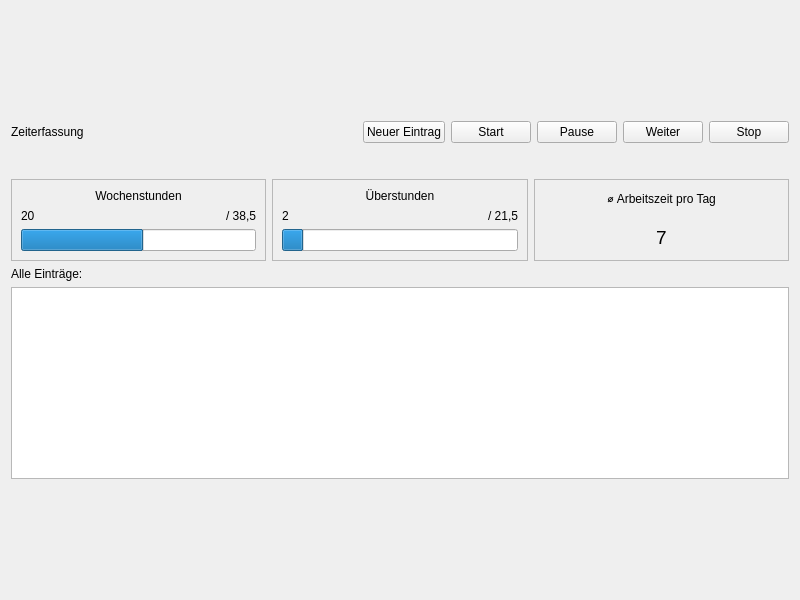
<?xml version="1.0" encoding="UTF-8"?>
<ui version="4.0">
 <class>Timetracker</class>
 <widget class="QWidget" name="Timetracker">
  <property name="geometry">
   <rect>
    <x>0</x>
    <y>0</y>
    <width>800</width>
    <height>600</height>
   </rect>
  </property>
  <property name="windowTitle">
   <string>Form</string>
  </property>
  <layout class="QHBoxLayout" name="horizontalLayout">
   <item>
    <layout class="QVBoxLayout" name="verticalLayout">
     <item>
      <spacer name="verticalSpacer">
       <property name="orientation">
        <enum>Qt::Vertical</enum>
       </property>
       <property name="sizeHint" stdset="0">
        <size>
         <width>20</width>
         <height>40</height>
        </size>
       </property>
      </spacer>
     </item>
     <item>
      <layout class="QHBoxLayout" name="horizontalLayout_5">
       <item>
        <widget class="QLabel" name="header">
         <property name="text">
          <string>Zeiterfassung</string>
         </property>
        </widget>
       </item>
       <item>
        <spacer name="horizontalSpacer">
         <property name="orientation">
          <enum>Qt::Horizontal</enum>
         </property>
         <property name="sizeHint" stdset="0">
          <size>
           <width>40</width>
           <height>20</height>
          </size>
         </property>
        </spacer>
       </item>
       <item>
        <widget class="QPushButton" name="button_neu">
         <property name="cursor">
          <cursorShape>PointingHandCursor</cursorShape>
         </property>
         <property name="text">
          <string>Neuer Eintrag</string>
         </property>
         <property name="default">
          <bool>false</bool>
         </property>
         <property name="flat">
          <bool>false</bool>
         </property>
        </widget>
       </item>
       <item>
        <widget class="QPushButton" name="button_start">
         <property name="cursor">
          <cursorShape>PointingHandCursor</cursorShape>
         </property>
         <property name="text">
          <string>Start</string>
         </property>
         <property name="default">
          <bool>false</bool>
         </property>
        </widget>
       </item>
       <item>
        <widget class="QPushButton" name="button_pause">
         <property name="cursor">
          <cursorShape>PointingHandCursor</cursorShape>
         </property>
         <property name="text">
          <string>Pause</string>
         </property>
        </widget>
       </item>
       <item>
        <widget class="QPushButton" name="button_weiter">
         <property name="cursor">
          <cursorShape>PointingHandCursor</cursorShape>
         </property>
         <property name="text">
          <string>Weiter</string>
         </property>
        </widget>
       </item>
       <item>
        <widget class="QPushButton" name="button_stop">
         <property name="cursor">
          <cursorShape>PointingHandCursor</cursorShape>
         </property>
         <property name="text">
          <string>Stop</string>
         </property>
        </widget>
       </item>
      </layout>
     </item>
     <item>
      <spacer name="verticalSpacer_3">
       <property name="orientation">
        <enum>Qt::Vertical</enum>
       </property>
       <property name="sizeType">
        <enum>QSizePolicy::Preferred</enum>
       </property>
       <property name="sizeHint" stdset="0">
        <size>
         <width>20</width>
         <height>30</height>
        </size>
       </property>
      </spacer>
     </item>
     <item>
      <layout class="QHBoxLayout" name="horizontalLayout_2">
       <item>
        <widget class="QFrame" name="frame">
         <property name="frameShape">
          <enum>QFrame::StyledPanel</enum>
         </property>
         <property name="frameShadow">
          <enum>QFrame::Sunken</enum>
         </property>
         <property name="lineWidth">
          <number>2</number>
         </property>
         <layout class="QVBoxLayout" name="verticalLayout_3">
          <item>
           <widget class="QLabel" name="label_wochenstunden">
            <property name="text">
             <string>Wochenstunden</string>
            </property>
            <property name="alignment">
             <set>Qt::AlignCenter</set>
            </property>
            <property name="labeltype" stdset="0">
             <string>data_header</string>
            </property>
           </widget>
          </item>
          <item>
           <layout class="QHBoxLayout" name="horizontalLayout_3">
            <item>
             <widget class="QLabel" name="wochenstunden_aktuell">
              <property name="sizePolicy">
               <sizepolicy hsizetype="Preferred" vsizetype="Preferred">
                <horstretch>0</horstretch>
                <verstretch>0</verstretch>
               </sizepolicy>
              </property>
              <property name="text">
               <string>20</string>
              </property>
              <property name="alignment">
               <set>Qt::AlignLeading|Qt::AlignLeft|Qt::AlignVCenter</set>
              </property>
              <property name="labeltype" stdset="0">
               <string>current_value</string>
              </property>
             </widget>
            </item>
            <item>
             <widget class="QLabel" name="wochenstunden_max">
              <property name="sizePolicy">
               <sizepolicy hsizetype="Preferred" vsizetype="Preferred">
                <horstretch>0</horstretch>
                <verstretch>0</verstretch>
               </sizepolicy>
              </property>
              <property name="text">
               <string>/ 38,5</string>
              </property>
              <property name="alignment">
               <set>Qt::AlignRight|Qt::AlignTrailing|Qt::AlignVCenter</set>
              </property>
              <property name="labeltype" stdset="0">
               <string>max_value</string>
              </property>
             </widget>
            </item>
           </layout>
          </item>
          <item>
           <widget class="QProgressBar" name="progress_wochenstunden">
            <property name="sizePolicy">
             <sizepolicy hsizetype="Preferred" vsizetype="Preferred">
              <horstretch>0</horstretch>
              <verstretch>0</verstretch>
             </sizepolicy>
            </property>
            <property name="minimumSize">
             <size>
              <width>0</width>
              <height>0</height>
             </size>
            </property>
            <property name="maximum">
             <number>100</number>
            </property>
            <property name="value">
             <number>52</number>
            </property>
            <property name="alignment">
             <set>Qt::AlignCenter</set>
            </property>
            <property name="textVisible">
             <bool>false</bool>
            </property>
            <property name="invertedAppearance">
             <bool>false</bool>
            </property>
            <property name="textDirection">
             <enum>QProgressBar::TopToBottom</enum>
            </property>
           </widget>
          </item>
         </layout>
        </widget>
       </item>
       <item>
        <widget class="QFrame" name="frame_2">
         <property name="frameShape">
          <enum>QFrame::StyledPanel</enum>
         </property>
         <property name="frameShadow">
          <enum>QFrame::Sunken</enum>
         </property>
         <property name="lineWidth">
          <number>2</number>
         </property>
         <layout class="QVBoxLayout" name="verticalLayout_4">
          <item>
           <widget class="QLabel" name="label_ueberstunden">
            <property name="text">
             <string>Überstunden</string>
            </property>
            <property name="alignment">
             <set>Qt::AlignCenter</set>
            </property>
            <property name="labeltype" stdset="0">
             <string>data_header</string>
            </property>
           </widget>
          </item>
          <item>
           <layout class="QHBoxLayout" name="horizontalLayout_4">
            <item>
             <widget class="QLabel" name="ueberstunden_aktuell">
              <property name="text">
               <string>2</string>
              </property>
              <property name="alignment">
               <set>Qt::AlignLeading|Qt::AlignLeft|Qt::AlignVCenter</set>
              </property>
              <property name="labeltype" stdset="0">
               <string>current_value</string>
              </property>
             </widget>
            </item>
            <item>
             <widget class="QLabel" name="ueberstunden_max">
              <property name="text">
               <string>/ 21,5</string>
              </property>
              <property name="alignment">
               <set>Qt::AlignRight|Qt::AlignTrailing|Qt::AlignVCenter</set>
              </property>
              <property name="labeltype" stdset="0">
               <string>max_value</string>
              </property>
             </widget>
            </item>
           </layout>
          </item>
          <item>
           <widget class="QProgressBar" name="progress_ueberstunden">
            <property name="sizePolicy">
             <sizepolicy hsizetype="Preferred" vsizetype="Preferred">
              <horstretch>0</horstretch>
              <verstretch>0</verstretch>
             </sizepolicy>
            </property>
            <property name="value">
             <number>9</number>
            </property>
            <property name="textVisible">
             <bool>false</bool>
            </property>
           </widget>
          </item>
         </layout>
        </widget>
       </item>
       <item>
        <widget class="QFrame" name="frame_3">
         <property name="frameShape">
          <enum>QFrame::StyledPanel</enum>
         </property>
         <property name="frameShadow">
          <enum>QFrame::Raised</enum>
         </property>
         <layout class="QVBoxLayout" name="verticalLayout_5">
          <item>
           <widget class="QLabel" name="label_urlaub">
            <property name="text">
             <string>⌀ Arbeitszeit pro Tag</string>
            </property>
            <property name="alignment">
             <set>Qt::AlignHCenter|Qt::AlignTop</set>
            </property>
            <property name="labeltype" stdset="0">
             <string>data_header</string>
            </property>
           </widget>
          </item>
          <item>
           <widget class="QLabel" name="label">
            <property name="sizePolicy">
             <sizepolicy hsizetype="Preferred" vsizetype="Preferred">
              <horstretch>0</horstretch>
              <verstretch>0</verstretch>
             </sizepolicy>
            </property>
            <property name="font">
             <font>
              <pointsize>14</pointsize>
             </font>
            </property>
            <property name="text">
             <string>7</string>
            </property>
            <property name="alignment">
             <set>Qt::AlignCenter</set>
            </property>
           </widget>
          </item>
         </layout>
        </widget>
       </item>
      </layout>
     </item>
     <item>
      <layout class="QHBoxLayout" name="graph_container"/>
     </item>
     <item>
      <layout class="QVBoxLayout" name="verticalLayout_2">
       <item>
        <widget class="QLabel" name="label_eintragliste">
         <property name="text">
          <string>Alle Einträge:</string>
         </property>
         <property name="labeltype" stdset="0">
          <string>data_header</string>
         </property>
        </widget>
       </item>
       <item>
        <widget class="QListView" name="listView"/>
       </item>
      </layout>
     </item>
     <item>
      <spacer name="verticalSpacer_2">
       <property name="orientation">
        <enum>Qt::Vertical</enum>
       </property>
       <property name="sizeHint" stdset="0">
        <size>
         <width>20</width>
         <height>40</height>
        </size>
       </property>
      </spacer>
     </item>
    </layout>
   </item>
  </layout>
 </widget>
 <resources/>
 <connections/>
</ui>
